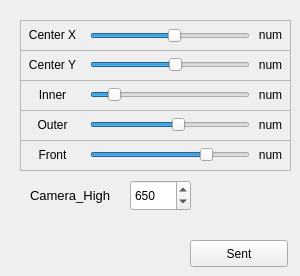
     <widget class="QWidget" name="tab_2">
      <attribute name="title">
       <string>Center</string>
      </attribute>
      <widget class="QFrame" name="frame_44">
       <property name="geometry">
        <rect>
         <x>20</x>
         <y>20</y>
         <width>271</width>
         <height>31</height>
        </rect>
       </property>
       <property name="frameShape">
        <enum>QFrame::StyledPanel</enum>
       </property>
       <property name="frameShadow">
        <enum>QFrame::Raised</enum>
       </property>
       <widget class="QLabel" name="Center_X_num">
        <property name="geometry">
         <rect>
          <x>230</x>
          <y>0</y>
          <width>41</width>
          <height>30</height>
         </rect>
        </property>
        <property name="text">
         <string>num</string>
        </property>
        <property name="alignment">
         <set>Qt::AlignCenter</set>
        </property>
       </widget>
       <widget class="QSlider" name="Slider_X">
        <property name="geometry">
         <rect>
          <x>70</x>
          <y>0</y>
          <width>160</width>
          <height>31</height>
         </rect>
        </property>
        <property name="minimum">
         <number>0</number>
        </property>
        <property name="maximum">
         <number>640</number>
        </property>
        <property name="pageStep">
         <number>1</number>
        </property>
        <property name="value">
         <number>338</number>
        </property>
        <property name="orientation">
         <enum>Qt::Horizontal</enum>
        </property>
       </widget>
       <widget class="QLabel" name="Center_X">
        <property name="geometry">
         <rect>
          <x>0</x>
          <y>0</y>
          <width>65</width>
          <height>30</height>
         </rect>
        </property>
        <property name="text">
         <string>Center X</string>
        </property>
        <property name="alignment">
         <set>Qt::AlignCenter</set>
        </property>
       </widget>
      </widget>
      <widget class="QFrame" name="frame_45">
       <property name="geometry">
        <rect>
         <x>20</x>
         <y>50</y>
         <width>271</width>
         <height>31</height>
        </rect>
       </property>
       <property name="frameShape">
        <enum>QFrame::StyledPanel</enum>
       </property>
       <property name="frameShadow">
        <enum>QFrame::Raised</enum>
       </property>
       <widget class="QLabel" name="Center_Y_num">
        <property name="geometry">
         <rect>
          <x>230</x>
          <y>0</y>
          <width>41</width>
          <height>30</height>
         </rect>
        </property>
        <property name="text">
         <string>num</string>
        </property>
        <property name="alignment">
         <set>Qt::AlignCenter</set>
        </property>
       </widget>
       <widget class="QSlider" name="Slider_Y">
        <property name="geometry">
         <rect>
          <x>70</x>
          <y>0</y>
          <width>160</width>
          <height>29</height>
         </rect>
        </property>
        <property name="minimum">
         <number>0</number>
        </property>
        <property name="maximum">
         <number>480</number>
        </property>
        <property name="pageStep">
         <number>1</number>
        </property>
        <property name="value">
         <number>258</number>
        </property>
        <property name="orientation">
         <enum>Qt::Horizontal</enum>
        </property>
       </widget>
       <widget class="QLabel" name="Center_Y">
        <property name="geometry">
         <rect>
          <x>0</x>
          <y>0</y>
          <width>65</width>
          <height>30</height>
         </rect>
        </property>
        <property name="text">
         <string>Center Y</string>
        </property>
        <property name="alignment">
         <set>Qt::AlignCenter</set>
        </property>
       </widget>
      </widget>
      <widget class="QFrame" name="frame_46">
       <property name="geometry">
        <rect>
         <x>20</x>
         <y>80</y>
         <width>271</width>
         <height>31</height>
        </rect>
       </property>
       <property name="frameShape">
        <enum>QFrame::StyledPanel</enum>
       </property>
       <property name="frameShadow">
        <enum>QFrame::Raised</enum>
       </property>
       <widget class="QLabel" name="Inner_num">
        <property name="geometry">
         <rect>
          <x>230</x>
          <y>0</y>
          <width>41</width>
          <height>30</height>
         </rect>
        </property>
        <property name="text">
         <string>num</string>
        </property>
        <property name="alignment">
         <set>Qt::AlignCenter</set>
        </property>
       </widget>
       <widget class="QSlider" name="Slider_Inner">
        <property name="geometry">
         <rect>
          <x>70</x>
          <y>0</y>
          <width>160</width>
          <height>29</height>
         </rect>
        </property>
        <property name="maximum">
         <number>360</number>
        </property>
        <property name="pageStep">
         <number>1</number>
        </property>
        <property name="value">
         <number>43</number>
        </property>
        <property name="orientation">
         <enum>Qt::Horizontal</enum>
        </property>
       </widget>
       <widget class="QLabel" name="Inner">
        <property name="geometry">
         <rect>
          <x>0</x>
          <y>0</y>
          <width>65</width>
          <height>30</height>
         </rect>
        </property>
        <property name="text">
         <string>Inner</string>
        </property>
        <property name="alignment">
         <set>Qt::AlignCenter</set>
        </property>
       </widget>
      </widget>
      <widget class="QFrame" name="frame_47">
       <property name="geometry">
        <rect>
         <x>20</x>
         <y>110</y>
         <width>271</width>
         <height>31</height>
        </rect>
       </property>
       <property name="frameShape">
        <enum>QFrame::StyledPanel</enum>
       </property>
       <property name="frameShadow">
        <enum>QFrame::Raised</enum>
       </property>
       <widget class="QLabel" name="Outer_num">
        <property name="geometry">
         <rect>
          <x>230</x>
          <y>0</y>
          <width>41</width>
          <height>30</height>
         </rect>
        </property>
        <property name="text">
         <string>num</string>
        </property>
        <property name="alignment">
         <set>Qt::AlignCenter</set>
        </property>
       </widget>
       <widget class="QSlider" name="Slider_Outer">
        <property name="geometry">
         <rect>
          <x>70</x>
          <y>0</y>
          <width>160</width>
          <height>29</height>
         </rect>
        </property>
        <property name="maximum">
         <number>360</number>
        </property>
        <property name="pageStep">
         <number>1</number>
        </property>
        <property name="value">
         <number>200</number>
        </property>
        <property name="orientation">
         <enum>Qt::Horizontal</enum>
        </property>
       </widget>
       <widget class="QLabel" name="Outer">
        <property name="geometry">
         <rect>
          <x>0</x>
          <y>0</y>
          <width>65</width>
          <height>30</height>
         </rect>
        </property>
        <property name="text">
         <string>Outer</string>
        </property>
        <property name="alignment">
         <set>Qt::AlignCenter</set>
        </property>
       </widget>
      </widget>
      <widget class="QFrame" name="frame_48">
       <property name="geometry">
        <rect>
         <x>20</x>
         <y>140</y>
         <width>271</width>
         <height>31</height>
        </rect>
       </property>
       <property name="frameShape">
        <enum>QFrame::StyledPanel</enum>
       </property>
       <property name="frameShadow">
        <enum>QFrame::Raised</enum>
       </property>
       <widget class="QLabel" name="Front_num">
        <property name="geometry">
         <rect>
          <x>230</x>
          <y>0</y>
          <width>41</width>
          <height>30</height>
         </rect>
        </property>
        <property name="text">
         <string>num</string>
        </property>
        <property name="alignment">
         <set>Qt::AlignCenter</set>
        </property>
       </widget>
       <widget class="QSlider" name="Slider_Front">
        <property name="geometry">
         <rect>
          <x>70</x>
          <y>0</y>
          <width>160</width>
          <height>29</height>
         </rect>
        </property>
        <property name="maximum">
         <number>360</number>
        </property>
        <property name="pageStep">
         <number>1</number>
        </property>
        <property name="value">
         <number>270</number>
        </property>
        <property name="orientation">
         <enum>Qt::Horizontal</enum>
        </property>
       </widget>
       <widget class="QLabel" name="Front">
        <property name="geometry">
         <rect>
          <x>0</x>
          <y>0</y>
          <width>65</width>
          <height>30</height>
         </rect>
        </property>
        <property name="text">
         <string>Front</string>
        </property>
        <property name="alignment">
         <set>Qt::AlignCenter</set>
        </property>
       </widget>
      </widget>
      <widget class="QPushButton" name="Center_sent">
       <property name="geometry">
        <rect>
         <x>190</x>
         <y>240</y>
         <width>98</width>
         <height>27</height>
        </rect>
       </property>
       <property name="text">
        <string>Sent</string>
       </property>
      </widget>
      <widget class="QLabel" name="label_4">
       <property name="geometry">
        <rect>
         <x>30</x>
         <y>180</y>
         <width>91</width>
         <height>31</height>
        </rect>
       </property>
       <property name="font">
        <font>
         <pointsize>10</pointsize>
        </font>
       </property>
       <property name="text">
        <string>Camera_High</string>
       </property>
      </widget>
      <widget class="QSpinBox" name="Cam_H_Spin">
       <property name="geometry">
        <rect>
         <x>130</x>
         <y>180</y>
         <width>61</width>
         <height>31</height>
        </rect>
       </property>
       <property name="maximum">
        <number>1000</number>
       </property>
       <property name="value">
        <number>650</number>
       </property>
      </widget>
     </widget>
